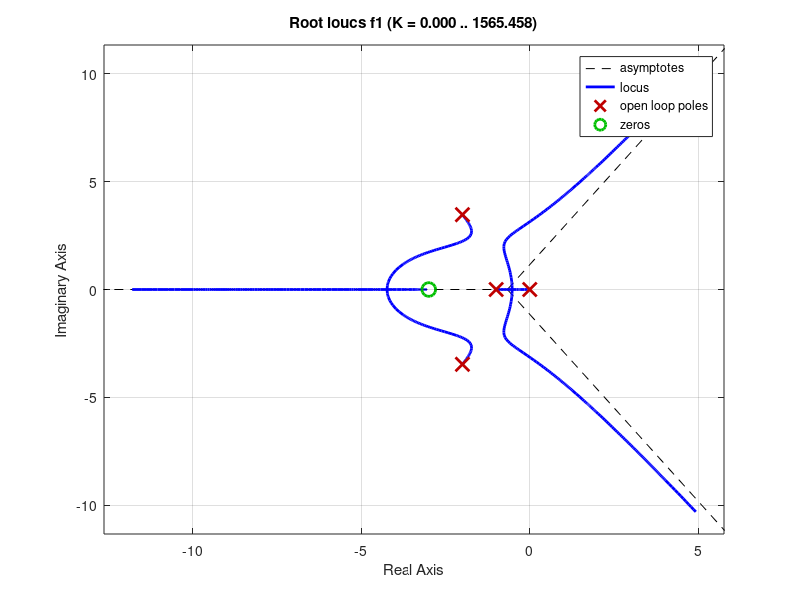

Here is the MATLAB script that generated this plot:
% Felipe Bandeira
% primeira questão

% função
num = [1 3];
den = conv([1 1 0], [1 4 16]);
f1 = tf(num, den);

% plotando o LR
rlocus(f1);